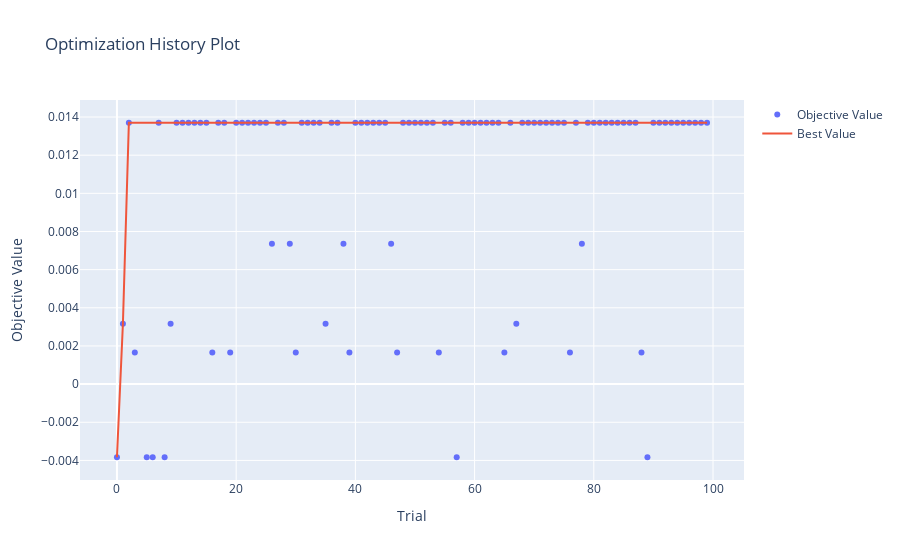
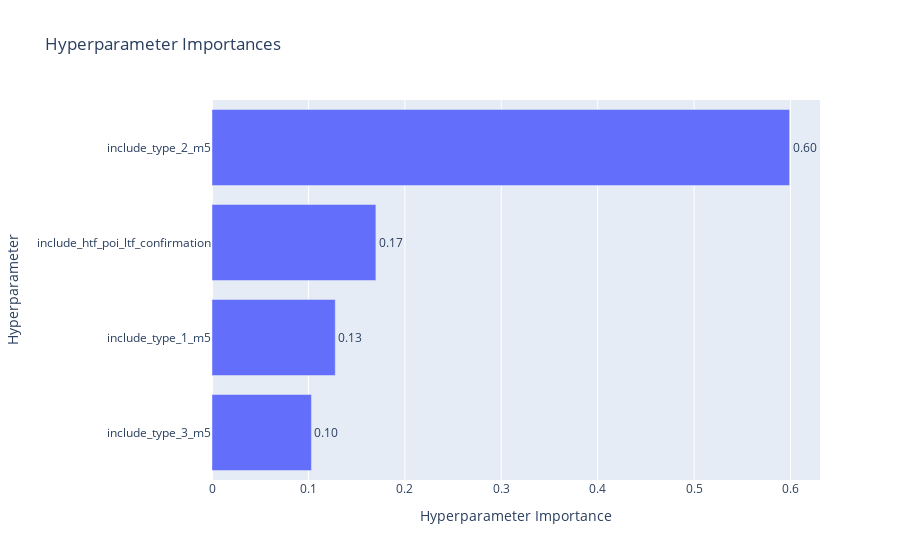
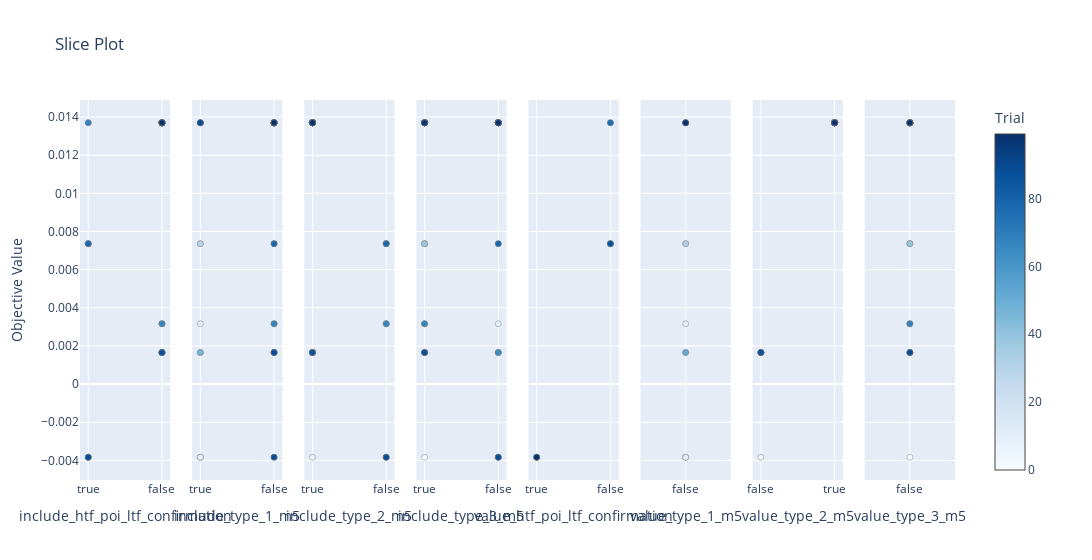

Notebook code cell kept with these figures, in order:
### Code cell
# visualize stuff
import optuna
import plotly
from optuna.visualization import plot_optimization_history
from optuna.visualization import plot_slice
from optuna.visualization import plot_param_importances

# disable optuna warnings
optuna.logging.set_verbosity(optuna.logging.ERROR)

plot_optimization_history(study).show()
plot_param_importances(study).show()
plot_slice(study).show()

### Figure 1 — Plotly figure (JSON) as saved in the notebook; plotly's stock layout.template omitted (floating-point values rounded to 4 significant figures)
{"data": [{"mode": "markers", "name": "Objective Value", "type": "scatter", "x": [0, 1, 2, 3, 4, 5, 6, 7, 8, 9, 10, 11, 12, 13, 14, 15, 16, 17, 18, 19, 20, 21, 22, 23, 24, 25, 26, 27, 28, 29, 30, 31, 32, 33, 34, 35, 36, 37, 38, 39, 40, 41, 42, 43, 44, 45, 46, 47, 48, 49, 50, 51, 52, 53, 54, 55, 56, 57, 58, 59, 60, 61, 62, 63, 64, 65, 66, 67, 68, 69, 70, 71, 72, 73, 74, 75, 76, 77, 78, 79, 80, 81, 82, 83, 84, 85, 86, 87, 88, 89, 90, 91, 92, 93, 94, 95, 96, 97, 98, 99], "y": [-0.003833, 0.003162, 0.0137, 0.001657, null, -0.003833, -0.003833, 0.0137, -0.003833, 0.003162, 0.0137, 0.0137, 0.0137, 0.0137, 0.0137, 0.0137, 0.001657, 0.0137, 0.0137, 0.001657, 0.0137, 0.0137, 0.0137, 0.0137, 0.0137, 0.0137, 0.00736, 0.0137, 0.0137, 0.00736, 0.001657, 0.0137, 0.0137, 0.0137, 0.0137, 0.003162, 0.0137, 0.0137, 0.00736, 0.001657, 0.0137, 0.0137, 0.0137, 0.0137, 0.0137, 0.0137, 0.00736, 0.001657, 0.0137, 0.0137, 0.0137, 0.0137, 0.0137, 0.0137, 0.001657, 0.0137, 0.0137, -0.003833, 0.0137, 0.0137, 0.0137, 0.0137, 0.0137, 0.0137, 0.0137, 0.001657, 0.0137, 0.003162, 0.0137, 0.0137, 0.0137, 0.0137, 0.0137, 0.0137, 0.0137, 0.0137, 0.001657, 0.0137, 0.00736, 0.0137, 0.0137, 0.0137, 0.0137, 0.0137, 0.0137, 0.0137, 0.0137, 0.0137, 0.001657, -0.003833, 0.0137, 0.0137, 0.0137, 0.0137, 0.0137, 0.0137, 0.0137, 0.0137, 0.0137, 0.0137]}, {"mode": "lines", "name": "Best Value", "type": "scatter", "x": [0, 1, 2, 3, 4, 5, 6, 7, 8, 9, 10, 11, 12, 13, 14, 15, 16, 17, 18, 19, 20, 21, 22, 23, 24, 25, 26, 27, 28, 29, 30, 31, 32, 33, 34, 35, 36, 37, 38, 39, 40, 41, 42, 43, 44, 45, 46, 47, 48, 49, 50, 51, 52, 53, 54, 55, 56, 57, 58, 59, 60, 61, 62, 63, 64, 65, 66, 67, 68, 69, 70, 71, 72, 73, 74, 75, 76, 77, 78, 79, 80, 81, 82, 83, 84, 85, 86, 87, 88, 89, 90, 91, 92, 93, 94, 95, 96, 97, 98, 99], "y": [-0.003833, 0.003162, 0.0137, 0.0137, 0.0137, 0.0137, 0.0137, 0.0137, 0.0137, 0.0137, 0.0137, 0.0137, 0.0137, 0.0137, 0.0137, 0.0137, 0.0137, 0.0137, 0.0137, 0.0137, 0.0137, 0.0137, 0.0137, 0.0137, 0.0137, 0.0137, 0.0137, 0.0137, 0.0137, 0.0137, 0.0137, 0.0137, 0.0137, 0.0137, 0.0137, 0.0137, 0.0137, 0.0137, 0.0137, 0.0137, 0.0137, 0.0137, 0.0137, 0.0137, 0.0137, 0.0137, 0.0137, 0.0137, 0.0137, 0.0137, 0.0137, 0.0137, 0.0137, 0.0137, 0.0137, 0.0137, 0.0137, 0.0137, 0.0137, 0.0137, 0.0137, 0.0137, 0.0137, 0.0137, 0.0137, 0.0137, 0.0137, 0.0137, 0.0137, 0.0137, 0.0137, 0.0137, 0.0137, 0.0137, 0.0137, 0.0137, 0.0137, 0.0137, 0.0137, 0.0137, 0.0137, 0.0137, 0.0137, 0.0137, 0.0137, 0.0137, 0.0137, 0.0137, 0.0137, 0.0137, 0.0137, 0.0137, 0.0137, 0.0137, 0.0137, 0.0137, 0.0137, 0.0137, 0.0137, 0.0137]}, {"marker": {"color": "#cccccc"}, "mode": "markers", "name": "Infeasible Trial", "showlegend": false, "type": "scatter", "x": [], "y": []}], "layout": {"title": {"text": "Optimization History Plot"}, "xaxis": {"title": {"text": "Trial"}}, "yaxis": {"title": {"text": "Objective Value"}}}}

### Figure 2 — Plotly figure (JSON) as saved in the notebook; plotly's stock layout.template omitted (floating-point values rounded to 4 significant figures)
{"data": [{"cliponaxis": false, "hovertemplate": ["include_type_3_m5 (CategoricalDistribution): 0.10314669669902063<extra></extra>", "include_type_1_m5 (CategoricalDistribution): 0.12782648669124919<extra></extra>", "include_htf_poi_ltf_confirmation (CategoricalDistribution): 0.16997374939964463<extra></extra>", "include_type_2_m5 (CategoricalDistribution): 0.5990530672100857<extra></extra>"], "name": "Objective Value", "orientation": "h", "text": ["0.10", "0.13", "0.17", "0.60"], "textposition": "outside", "type": "bar", "x": [0.1031, 0.1278, 0.17, 0.5991], "y": ["include_type_3_m5", "include_type_1_m5", "include_htf_poi_ltf_confirmation", "include_type_2_m5"]}], "layout": {"title": {"text": "Hyperparameter Importances"}, "xaxis": {"title": {"text": "Hyperparameter Importance"}}, "yaxis": {"title": {"text": "Hyperparameter"}}}}

### Figure 3 — Plotly figure (JSON) as saved in the notebook; plotly's stock layout.template omitted (floating-point values rounded to 4 significant figures)
{"data": [{"marker": {"color": [0, 1, 2, 3, 5, 6, 7, 8, 9, 10, 11, 12, 13, 14, 15, 16, 17, 18, 19, 20, 21, 22, 23, 24, 25, 26, 27, 28, 29, 30, 31, 32, 33, 34, 35, 36, 37, 38, 39, 40, 41, 42, 43, 44, 45, 46, 47, 48, 49, 50, 51, 52, 53, 54, 55, 56, 57, 58, 59, 60, 61, 62, 63, 64, 65, 66, 67, 68, 69, 70, 71, 72, 73, 74, 75, 76, 77, 78, 79, 80, 81, 82, 83, 84, 85, 86, 87, 88, 89, 90, 91, 92, 93, 94, 95, 96, 97, 98, 99], "colorbar": {"title": {"text": "Trial"}, "x": 1, "xpad": 40}, "colorscale": [[0, "rgb(247,251,255)"], [0.125, "rgb(222,235,247)"], [0.25, "rgb(198,219,239)"], [0.375, "rgb(158,202,225)"], [0.5, "rgb(107,174,214)"], [0.625, "rgb(66,146,198)"], [0.75, "rgb(33,113,181)"], [0.875, "rgb(8,81,156)"], [1, "rgb(8,48,107)"]], "line": {"color": "Grey", "width": 0.5}, "showscale": true}, "mode": "markers", "name": "Feasible Trial", "showlegend": false, "type": "scatter", "x": [true, false, false, false, true, true, false, true, false, false, false, false, false, false, false, false, false, false, false, false, false, false, false, false, false, true, false, false, true, false, false, false, false, false, false, true, false, true, false, false, false, false, false, false, false, true, false, false, false, false, false, false, false, false, false, false, true, false, false, false, false, false, false, false, false, false, false, true, false, false, false, false, false, false, false, false, false, true, false, false, false, false, false, false, false, false, false, false, true, false, false, false, false, false, false, false, false, false, false], "xaxis": "x", "y": [-0.003833, 0.003162, 0.0137, 0.001657, -0.003833, -0.003833, 0.0137, -0.003833, 0.003162, 0.0137, 0.0137, 0.0137, 0.0137, 0.0137, 0.0137, 0.001657, 0.0137, 0.0137, 0.001657, 0.0137, 0.0137, 0.0137, 0.0137, 0.0137, 0.0137, 0.00736, 0.0137, 0.0137, 0.00736, 0.001657, 0.0137, 0.0137, 0.0137, 0.0137, 0.003162, 0.0137, 0.0137, 0.00736, 0.001657, 0.0137, 0.0137, 0.0137, 0.0137, 0.0137, 0.0137, 0.00736, 0.001657, 0.0137, 0.0137, 0.0137, 0.0137, 0.0137, 0.0137, 0.001657, 0.0137, 0.0137, -0.003833, 0.0137, 0.0137, 0.0137, 0.0137, 0.0137, 0.0137, 0.0137, 0.001657, 0.0137, 0.003162, 0.0137, 0.0137, 0.0137, 0.0137, 0.0137, 0.0137, 0.0137, 0.0137, 0.001657, 0.0137, 0.00736, 0.0137, 0.0137, 0.0137, 0.0137, 0.0137, 0.0137, 0.0137, 0.0137, 0.0137, 0.001657, -0.003833, 0.0137, 0.0137, 0.0137, 0.0137, 0.0137, 0.0137, 0.0137, 0.0137, 0.0137, 0.0137], "yaxis": "y"}, {"marker": {"color": [0, 1, 2, 3, 5, 6, 7, 8, 9, 10, 11, 12, 13, 14, 15, 16, 17, 18, 19, 20, 21, 22, 23, 24, 25, 26, 27, 28, 29, 30, 31, 32, 33, 34, 35, 36, 37, 38, 39, 40, 41, 42, 43, 44, 45, 46, 47, 48, 49, 50, 51, 52, 53, 54, 55, 56, 57, 58, 59, 60, 61, 62, 63, 64, 65, 66, 67, 68, 69, 70, 71, 72, 73, 74, 75, 76, 77, 78, 79, 80, 81, 82, 83, 84, 85, 86, 87, 88, 89, 90, 91, 92, 93, 94, 95, 96, 97, 98, 99], "colorbar": {"title": {"text": "Trial"}, "x": 1, "xpad": 40}, "colorscale": [[0, "rgb(247,251,255)"], [0.125, "rgb(222,235,247)"], [0.25, "rgb(198,219,239)"], [0.375, "rgb(158,202,225)"], [0.5, "rgb(107,174,214)"], [0.625, "rgb(66,146,198)"], [0.75, "rgb(33,113,181)"], [0.875, "rgb(8,81,156)"], [1, "rgb(8,48,107)"]], "line": {"color": "Grey", "width": 0.5}, "showscale": false}, "mode": "markers", "name": "Feasible Trial", "showlegend": false, "type": "scatter", "x": [true, false, false, false, true, false, false, true, true, false, false, false, false, false, false, false, false, false, false, false, false, false, false, false, false, true, false, false, true, false, false, false, false, false, false, true, false, false, true, false, false, false, false, false, false, false, true, false, false, false, false, false, false, false, false, false, false, true, false, false, false, false, false, false, false, false, false, true, false, false, false, false, false, false, false, false, false, false, true, false, false, false, false, false, false, false, false, false, false, true, false, false, false, false, false, false, false, false, false], "xaxis": "x2", "y": [-0.003833, 0.003162, 0.0137, 0.001657, -0.003833, -0.003833, 0.0137, -0.003833, 0.003162, 0.0137, 0.0137, 0.0137, 0.0137, 0.0137, 0.0137, 0.001657, 0.0137, 0.0137, 0.001657, 0.0137, 0.0137, 0.0137, 0.0137, 0.0137, 0.0137, 0.00736, 0.0137, 0.0137, 0.00736, 0.001657, 0.0137, 0.0137, 0.0137, 0.0137, 0.003162, 0.0137, 0.0137, 0.00736, 0.001657, 0.0137, 0.0137, 0.0137, 0.0137, 0.0137, 0.0137, 0.00736, 0.001657, 0.0137, 0.0137, 0.0137, 0.0137, 0.0137, 0.0137, 0.001657, 0.0137, 0.0137, -0.003833, 0.0137, 0.0137, 0.0137, 0.0137, 0.0137, 0.0137, 0.0137, 0.001657, 0.0137, 0.003162, 0.0137, 0.0137, 0.0137, 0.0137, 0.0137, 0.0137, 0.0137, 0.0137, 0.001657, 0.0137, 0.00736, 0.0137, 0.0137, 0.0137, 0.0137, 0.0137, 0.0137, 0.0137, 0.0137, 0.0137, 0.001657, -0.003833, 0.0137, 0.0137, 0.0137, 0.0137, 0.0137, 0.0137, 0.0137, 0.0137, 0.0137, 0.0137], "yaxis": "y2"}, {"marker": {"color": [0, 1, 2, 3, 5, 6, 7, 8, 9, 10, 11, 12, 13, 14, 15, 16, 17, 18, 19, 20, 21, 22, 23, 24, 25, 26, 27, 28, 29, 30, 31, 32, 33, 34, 35, 36, 37, 38, 39, 40, 41, 42, 43, 44, 45, 46, 47, 48, 49, 50, 51, 52, 53, 54, 55, 56, 57, 58, 59, 60, 61, 62, 63, 64, 65, 66, 67, 68, 69, 70, 71, 72, 73, 74, 75, 76, 77, 78, 79, 80, 81, 82, 83, 84, 85, 86, 87, 88, 89, 90, 91, 92, 93, 94, 95, 96, 97, 98, 99], "colorbar": {"title": {"text": "Trial"}, "x": 1, "xpad": 40}, "colorscale": [[0, "rgb(247,251,255)"], [0.125, "rgb(222,235,247)"], [0.25, "rgb(198,219,239)"], [0.375, "rgb(158,202,225)"], [0.5, "rgb(107,174,214)"], [0.625, "rgb(66,146,198)"], [0.75, "rgb(33,113,181)"], [0.875, "rgb(8,81,156)"], [1, "rgb(8,48,107)"]], "line": {"color": "Grey", "width": 0.5}, "showscale": false}, "mode": "markers", "name": "Feasible Trial", "showlegend": false, "type": "scatter", "x": [false, false, true, true, false, true, true, false, false, true, true, true, true, true, true, true, true, true, true, true, true, true, true, true, true, false, true, true, false, true, true, true, true, true, false, true, true, false, true, true, true, true, true, true, true, false, true, true, true, true, true, true, true, true, true, true, false, true, true, true, true, true, true, true, true, true, false, true, true, true, true, true, true, true, true, true, true, false, true, true, true, true, true, true, true, true, true, true, false, true, true, true, true, true, true, true, true, true, true], "xaxis": "x3", "y": [-0.003833, 0.003162, 0.0137, 0.001657, -0.003833, -0.003833, 0.0137, -0.003833, 0.003162, 0.0137, 0.0137, 0.0137, 0.0137, 0.0137, 0.0137, 0.001657, 0.0137, 0.0137, 0.001657, 0.0137, 0.0137, 0.0137, 0.0137, 0.0137, 0.0137, 0.00736, 0.0137, 0.0137, 0.00736, 0.001657, 0.0137, 0.0137, 0.0137, 0.0137, 0.003162, 0.0137, 0.0137, 0.00736, 0.001657, 0.0137, 0.0137, 0.0137, 0.0137, 0.0137, 0.0137, 0.00736, 0.001657, 0.0137, 0.0137, 0.0137, 0.0137, 0.0137, 0.0137, 0.001657, 0.0137, 0.0137, -0.003833, 0.0137, 0.0137, 0.0137, 0.0137, 0.0137, 0.0137, 0.0137, 0.001657, 0.0137, 0.003162, 0.0137, 0.0137, 0.0137, 0.0137, 0.0137, 0.0137, 0.0137, 0.0137, 0.001657, 0.0137, 0.00736, 0.0137, 0.0137, 0.0137, 0.0137, 0.0137, 0.0137, 0.0137, 0.0137, 0.0137, 0.001657, -0.003833, 0.0137, 0.0137, 0.0137, 0.0137, 0.0137, 0.0137, 0.0137, 0.0137, 0.0137, 0.0137], "yaxis": "y3"}, {"marker": {"color": [0, 1, 2, 3, 5, 6, 7, 8, 9, 10, 11, 12, 13, 14, 15, 16, 17, 18, 19, 20, 21, 22, 23, 24, 25, 26, 27, 28, 29, 30, 31, 32, 33, 34, 35, 36, 37, 38, 39, 40, 41, 42, 43, 44, 45, 46, 47, 48, 49, 50, 51, 52, 53, 54, 55, 56, 57, 58, 59, 60, 61, 62, 63, 64, 65, 66, 67, 68, 69, 70, 71, 72, 73, 74, 75, 76, 77, 78, 79, 80, 81, 82, 83, 84, 85, 86, 87, 88, 89, 90, 91, 92, 93, 94, 95, 96, 97, 98, 99], "colorbar": {"title": {"text": "Trial"}, "x": 1, "xpad": 40}, "colorscale": [[0, "rgb(247,251,255)"], [0.125, "rgb(222,235,247)"], [0.25, "rgb(198,219,239)"], [0.375, "rgb(158,202,225)"], [0.5, "rgb(107,174,214)"], [0.625, "rgb(66,146,198)"], [0.75, "rgb(33,113,181)"], [0.875, "rgb(8,81,156)"], [1, "rgb(8,48,107)"]], "line": {"color": "Grey", "width": 0.5}, "showscale": false}, "mode": "markers", "name": "Feasible Trial", "showlegend": false, "type": "scatter", "x": [true, true, false, false, false, false, true, false, false, false, true, true, true, false, true, true, false, false, true, false, false, false, false, false, false, true, false, true, true, false, true, true, true, true, true, true, false, true, false, true, true, true, true, true, true, false, true, false, false, true, true, true, true, true, false, true, false, true, false, true, false, false, false, false, false, false, true, false, true, false, true, true, true, true, true, true, true, false, true, true, false, false, false, false, false, false, true, true, false, true, false, false, false, false, false, false, true, true, false], "xaxis": "x4", "y": [-0.003833, 0.003162, 0.0137, 0.001657, -0.003833, -0.003833, 0.0137, -0.003833, 0.003162, 0.0137, 0.0137, 0.0137, 0.0137, 0.0137, 0.0137, 0.001657, 0.0137, 0.0137, 0.001657, 0.0137, 0.0137, 0.0137, 0.0137, 0.0137, 0.0137, 0.00736, 0.0137, 0.0137, 0.00736, 0.001657, 0.0137, 0.0137, 0.0137, 0.0137, 0.003162, 0.0137, 0.0137, 0.00736, 0.001657, 0.0137, 0.0137, 0.0137, 0.0137, 0.0137, 0.0137, 0.00736, 0.001657, 0.0137, 0.0137, 0.0137, 0.0137, 0.0137, 0.0137, 0.001657, 0.0137, 0.0137, -0.003833, 0.0137, 0.0137, 0.0137, 0.0137, 0.0137, 0.0137, 0.0137, 0.001657, 0.0137, 0.003162, 0.0137, 0.0137, 0.0137, 0.0137, 0.0137, 0.0137, 0.0137, 0.0137, 0.001657, 0.0137, 0.00736, 0.0137, 0.0137, 0.0137, 0.0137, 0.0137, 0.0137, 0.0137, 0.0137, 0.0137, 0.001657, -0.003833, 0.0137, 0.0137, 0.0137, 0.0137, 0.0137, 0.0137, 0.0137, 0.0137, 0.0137, 0.0137], "yaxis": "y4"}, {"marker": {"color": [0, 5, 6, 8, 26, 29, 36, 38, 46, 57, 68, 78, 89], "colorbar": {"title": {"text": "Trial"}, "x": 1, "xpad": 40}, "colorscale": [[0, "rgb(247,251,255)"], [0.125, "rgb(222,235,247)"], [0.25, "rgb(198,219,239)"], [0.375, "rgb(158,202,225)"], [0.5, "rgb(107,174,214)"], [0.625, "rgb(66,146,198)"], [0.75, "rgb(33,113,181)"], [0.875, "rgb(8,81,156)"], [1, "rgb(8,48,107)"]], "line": {"color": "Grey", "width": 0.5}, "showscale": false}, "mode": "markers", "name": "Feasible Trial", "showlegend": false, "type": "scatter", "x": [true, true, true, true, false, false, false, false, false, true, false, false, true], "xaxis": "x5", "y": [-0.003833, -0.003833, -0.003833, -0.003833, 0.00736, 0.00736, 0.0137, 0.00736, 0.00736, -0.003833, 0.0137, 0.00736, -0.003833], "yaxis": "y5"}, {"marker": {"color": [0, 5, 8, 9, 26, 29, 36, 39, 47, 58, 68, 79, 90], "colorbar": {"title": {"text": "Trial"}, "x": 1, "xpad": 40}, "colorscale": [[0, "rgb(247,251,255)"], [0.125, "rgb(222,235,247)"], [0.25, "rgb(198,219,239)"], [0.375, "rgb(158,202,225)"], [0.5, "rgb(107,174,214)"], [0.625, "rgb(66,146,198)"], [0.75, "rgb(33,113,181)"], [0.875, "rgb(8,81,156)"], [1, "rgb(8,48,107)"]], "line": {"color": "Grey", "width": 0.5}, "showscale": false}, "mode": "markers", "name": "Feasible Trial", "showlegend": false, "type": "scatter", "x": [false, false, false, false, false, false, false, false, false, false, false, false, false], "xaxis": "x6", "y": [-0.003833, -0.003833, -0.003833, 0.003162, 0.00736, 0.00736, 0.0137, 0.001657, 0.001657, 0.0137, 0.0137, 0.0137, 0.0137], "yaxis": "y6"}, {"marker": {"color": [2, 3, 6, 7, 10, 11, 12, 13, 14, 15, 16, 17, 18, 19, 20, 21, 22, 23, 24, 25, 27, 28, 30, 31, 32, 33, 34, 36, 37, 39, 40, 41, 42, 43, 44, 45, 47, 48, 49, 50, 51, 52, 53, 54, 55, 56, 58, 59, 60, 61, 62, 63, 64, 65, 66, 68, 69, 70, 71, 72, 73, 74, 75, 76, 77, 79, 80, 81, 82, 83, 84, 85, 86, 87, 88, 90, 91, 92, 93, 94, 95, 96, 97, 98, 99], "colorbar": {"title": {"text": "Trial"}, "x": 1, "xpad": 40}, "colorscale": [[0, "rgb(247,251,255)"], [0.125, "rgb(222,235,247)"], [0.25, "rgb(198,219,239)"], [0.375, "rgb(158,202,225)"], [0.5, "rgb(107,174,214)"], [0.625, "rgb(66,146,198)"], [0.75, "rgb(33,113,181)"], [0.875, "rgb(8,81,156)"], [1, "rgb(8,48,107)"]], "line": {"color": "Grey", "width": 0.5}, "showscale": false}, "mode": "markers", "name": "Feasible Trial", "showlegend": false, "type": "scatter", "x": [true, false, false, true, true, true, true, true, true, true, false, true, true, false, true, true, true, true, true, true, true, true, false, true, true, true, true, true, true, false, true, true, true, true, true, true, false, true, true, true, true, true, true, false, true, true, true, true, true, true, true, true, true, false, true, true, true, true, true, true, true, true, true, false, true, true, true, true, true, true, true, true, true, true, false, true, true, true, true, true, true, true, true, true, true], "xaxis": "x7", "y": [0.0137, 0.001657, -0.003833, 0.0137, 0.0137, 0.0137, 0.0137, 0.0137, 0.0137, 0.0137, 0.001657, 0.0137, 0.0137, 0.001657, 0.0137, 0.0137, 0.0137, 0.0137, 0.0137, 0.0137, 0.0137, 0.0137, 0.001657, 0.0137, 0.0137, 0.0137, 0.0137, 0.0137, 0.0137, 0.001657, 0.0137, 0.0137, 0.0137, 0.0137, 0.0137, 0.0137, 0.001657, 0.0137, 0.0137, 0.0137, 0.0137, 0.0137, 0.0137, 0.001657, 0.0137, 0.0137, 0.0137, 0.0137, 0.0137, 0.0137, 0.0137, 0.0137, 0.0137, 0.001657, 0.0137, 0.0137, 0.0137, 0.0137, 0.0137, 0.0137, 0.0137, 0.0137, 0.0137, 0.001657, 0.0137, 0.0137, 0.0137, 0.0137, 0.0137, 0.0137, 0.0137, 0.0137, 0.0137, 0.0137, 0.001657, 0.0137, 0.0137, 0.0137, 0.0137, 0.0137, 0.0137, 0.0137, 0.0137, 0.0137, 0.0137], "yaxis": "y7"}, {"marker": {"color": [0, 1, 7, 11, 12, 13, 15, 16, 19, 26, 28, 29, 31, 32, 33, 34, 35, 36, 38, 40, 41, 42, 43, 44, 45, 47, 50, 51, 52, 53, 54, 56, 58, 60, 67, 69, 71, 72, 73, 74, 75, 76, 77, 79, 80, 87, 88, 90, 97, 98], "colorbar": {"title": {"text": "Trial"}, "x": 1, "xpad": 40}, "colorscale": [[0, "rgb(247,251,255)"], [0.125, "rgb(222,235,247)"], [0.25, "rgb(198,219,239)"], [0.375, "rgb(158,202,225)"], [0.5, "rgb(107,174,214)"], [0.625, "rgb(66,146,198)"], [0.75, "rgb(33,113,181)"], [0.875, "rgb(8,81,156)"], [1, "rgb(8,48,107)"]], "line": {"color": "Grey", "width": 0.5}, "showscale": false}, "mode": "markers", "name": "Feasible Trial", "showlegend": false, "type": "scatter", "x": [false, false, false, false, false, false, false, false, false, false, false, false, false, false, false, false, false, false, false, false, false, false, false, false, false, false, false, false, false, false, false, false, false, false, false, false, false, false, false, false, false, false, false, false, false, false, false, false, false, false], "xaxis": "x8", "y": [-0.003833, 0.003162, 0.0137, 0.0137, 0.0137, 0.0137, 0.0137, 0.001657, 0.001657, 0.00736, 0.0137, 0.00736, 0.0137, 0.0137, 0.0137, 0.0137, 0.003162, 0.0137, 0.00736, 0.0137, 0.0137, 0.0137, 0.0137, 0.0137, 0.0137, 0.001657, 0.0137, 0.0137, 0.0137, 0.0137, 0.001657, 0.0137, 0.0137, 0.0137, 0.003162, 0.0137, 0.0137, 0.0137, 0.0137, 0.0137, 0.0137, 0.001657, 0.0137, 0.0137, 0.0137, 0.0137, 0.001657, 0.0137, 0.0137, 0.0137], "yaxis": "y8"}], "layout": {"title": {"text": "Slice Plot"}, "width": 2400, "xaxis": {"anchor": "y", "categoryarray": [true, false], "categoryorder": "array", "domain": [0, 0.1031], "title": {"text": "include_htf_poi_ltf_confirmation"}, "type": "category"}, "xaxis2": {"anchor": "y2", "categoryarray": [true, false], "categoryorder": "array", "domain": [0.1281, 0.2312], "title": {"text": "include_type_1_m5"}, "type": "category"}, "xaxis3": {"anchor": "y3", "categoryarray": [true, false], "categoryorder": "array", "domain": [0.2562, 0.3594], "title": {"text": "include_type_2_m5"}, "type": "category"}, "xaxis4": {"anchor": "y4", "categoryarray": [true, false], "categoryorder": "array", "domain": [0.3844, 0.4875], "title": {"text": "include_type_3_m5"}, "type": "category"}, "xaxis5": {"anchor": "y5", "categoryarray": [true, false], "categoryorder": "array", "domain": [0.5125, 0.6156], "title": {"text": "value_htf_poi_ltf_confirmation"}, "type": "category"}, "xaxis6": {"anchor": "y6", "categoryarray": [false], "categoryorder": "array", "domain": [0.6406, 0.7438], "title": {"text": "value_type_1_m5"}, "type": "category"}, "xaxis7": {"anchor": "y7", "categoryarray": [false, true], "categoryorder": "array", "domain": [0.7687, 0.8719], "title": {"text": "value_type_2_m5"}, "type": "category"}, "xaxis8": {"anchor": "y8", "categoryarray": [false], "categoryorder": "array", "domain": [0.8969, 1], "title": {"text": "value_type_3_m5"}, "type": "category"}, "yaxis": {"anchor": "x", "domain": [0, 1], "title": {"text": "Objective Value"}}, "yaxis2": {"anchor": "x2", "domain": [0, 1], "matches": "y", "showticklabels": false}, "yaxis3": {"anchor": "x3", "domain": [0, 1], "matches": "y", "showticklabels": false}, "yaxis4": {"anchor": "x4", "domain": [0, 1], "matches": "y", "showticklabels": false}, "yaxis5": {"anchor": "x5", "domain": [0, 1], "matches": "y", "showticklabels": false}, "yaxis6": {"anchor": "x6", "domain": [0, 1], "matches": "y", "showticklabels": false}, "yaxis7": {"anchor": "x7", "domain": [0, 1], "matches": "y", "showticklabels": false}, "yaxis8": {"anchor": "x8", "domain": [0, 1], "matches": "y", "showticklabels": false}}}
